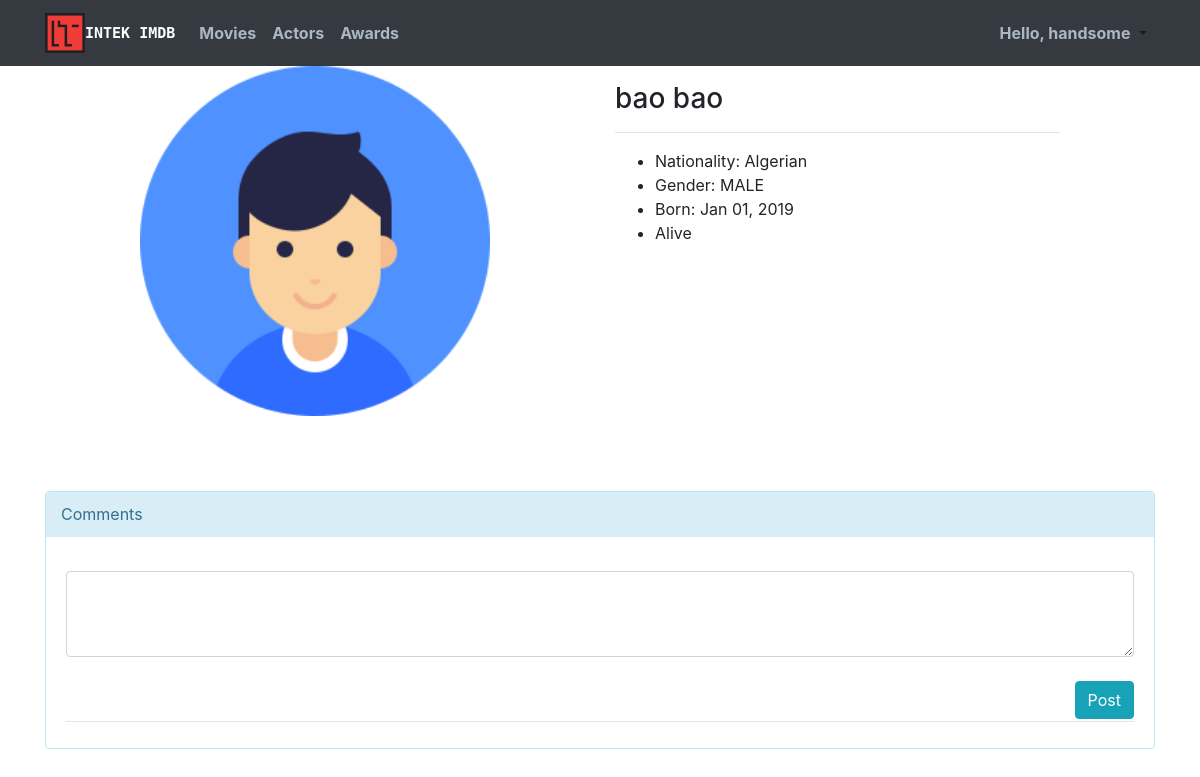
The page /accounts/actor/1 (signed in) on the database as committed earlier.
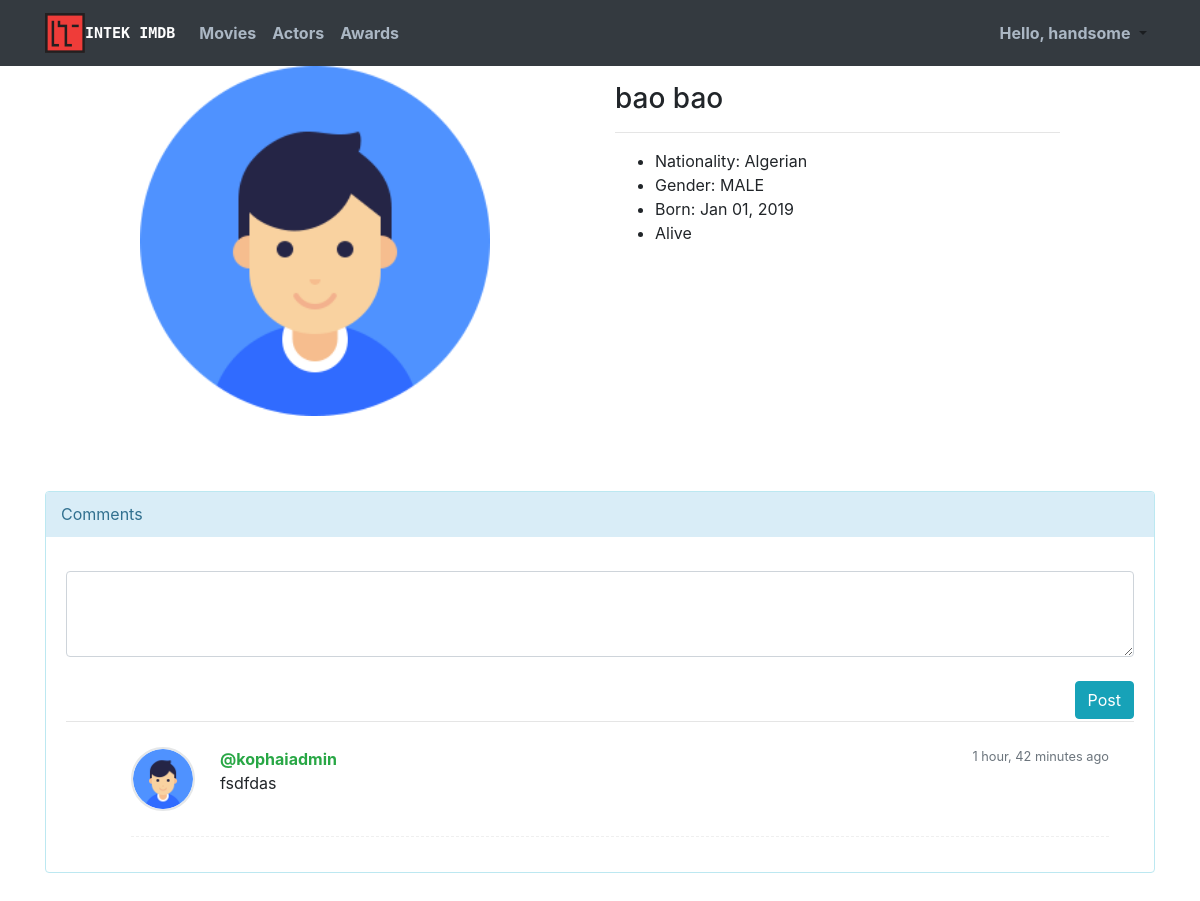
The same page on the database as committed later.
### imdb_app/models.py (models this page shows, shortened)
class Comment(models.Model):
    author = models.ForeignKey(User, on_delete=models.CASCADE)
    comment_text = models.TextField()
    create = models.DateTimeField(auto_now_add=True)
    update = models.DateTimeField(auto_now=True)
    content_type = models.ForeignKey(ContentType, on_delete=models.CASCADE)
    object_id = models.PositiveIntegerField()
    content_object = GenericForeignKey('content_type', 'object_id')
    class Meta:
        ordering = ['-create']

class User(AbstractUser):
    avatar = models.ImageField(upload_to='media/avatars/', blank=True)

### imdb_app/views.py (the view)
# urls.py: path('actor/<int:pk>', login_required(views.ActorDetailView.as_view()), name='actor_detail'),
class ActorDetailView(generic.DetailView):
    model = Actor
    def get_context_data(self, **kwargs):
        actor = Actor.objects.get(pk=self.kwargs['pk'])
        kwargs['comments'] = actor.comments.all()
        kwargs['form'] = PostCommentForm()
        return super(ActorDetailView, self).get_context_data(**kwargs)

### imdb_app/forms.py
class PostCommentForm(forms.ModelForm):
    class Meta:
        model = Comment
        fields = ('comment_text',)

### imdb_app/models.py (called while the page is built)
    def get_name(self):
        return self.first_name + ' ' + self.last_name

### templates/imdb_app/actor_detail.html (shortened to what this page needs)
{% extends 'base.html' %}
{% block content %}
<div class="object-detail">
  <div class="object-information">
    <div class="row">
    <div class="col-md-6">
      <img class="img-fluid" src="{{ actor.image.url }}" onerror="this.src='/static/anonymous.jpg'" style="width: auto; height:350px; margin: 0 auto; display: block;">
    </div>
    <div class="col-md-5" style="">
      <h3 class="my-3">{{ actor.get_name }}</h3>
      <hr>
      <ul>
        <li>Nationality: {{ actor.nationality }}</li>
        <li>Gender: {{ actor.sex }}</li>
        <li>Born: {{ actor.birthdate|date:"M d, Y" }}</li>
        {% if actor.is_alive %}
          <li>Alive</li>
        {% endif %}
      </ul>
    </div>
  </div>
  </div>
</div>
<div class="row bootstrap snippets">
    <div class="col-lg">
        <div class="comment-wrapper">
            <div class="panel panel-info">
                <div class="panel-heading">
                    Comments
                </div>
                <div class="panel-body">
                  <form class="comment_form" method="post" action="{% url 'imdb_app:comment_create' actor.id %}">{% csrf_token %}
                    <textarea name="comment_text" class="form-control" rows="3" id="id_comment_text" required cols="40"></textarea>
                    <br>
                    <button type="submit" class="post-button btn btn-info" >Post</button>
                  </form>
                    <br>
                    <hr>
                    <ul class="media-list">
                      {% for comment in comments %}
                        <li class="media">
                            <a href="#" class="pull-left">
                              {% if  comment.author.is_superuser %}
                                <img src="/static/anonymous.jpg" class="img-circle">
                              {% else %}
                                <img src="{{ comment.author.avatar.url }}" class="img-circle">
                              {% endif %}
                            </a>
                            <div class="media-body">
                              <strong class="text-success">@{{ comment.author.username }}</strong>
                                <span class="text-muted">
                                  <small class="text-muted">{{ comment.update|timesince }} ago</small>
                                </span>
                                <div id="comment-text{{ comment.id }}">
                                  <p>
                                    {{ comment.comment_text }}
                                  </p>
                                </div>
                            </div>
                        </li>
                        {% endfor %}
                      </ul>
                      </div>
                    </div>
                  </div>
                </div>
              </div>
{% endblock %}

Rows that differ between the two databases and show on the page:
added Comment: author.avatar (placeholder picture), author.username "kophaiadmin", update "1 hour, 42 minutes", comment_text "fsdfdas"
